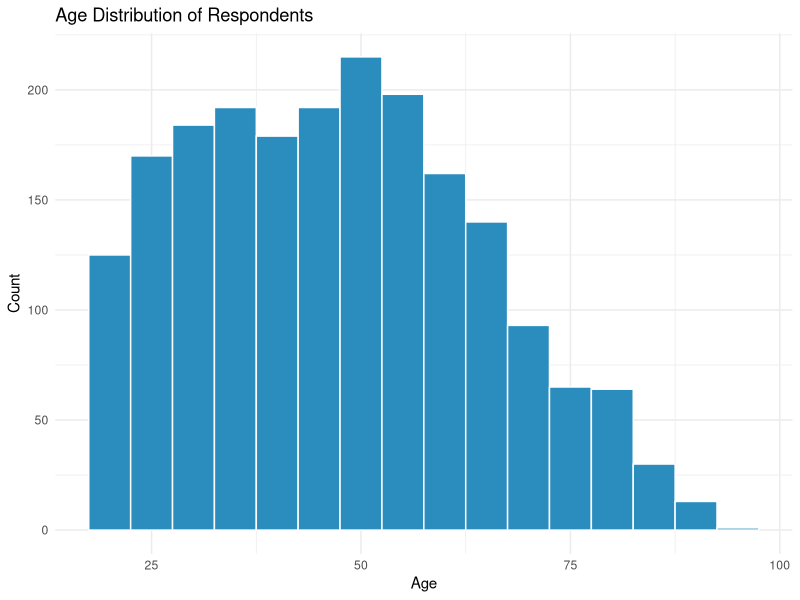
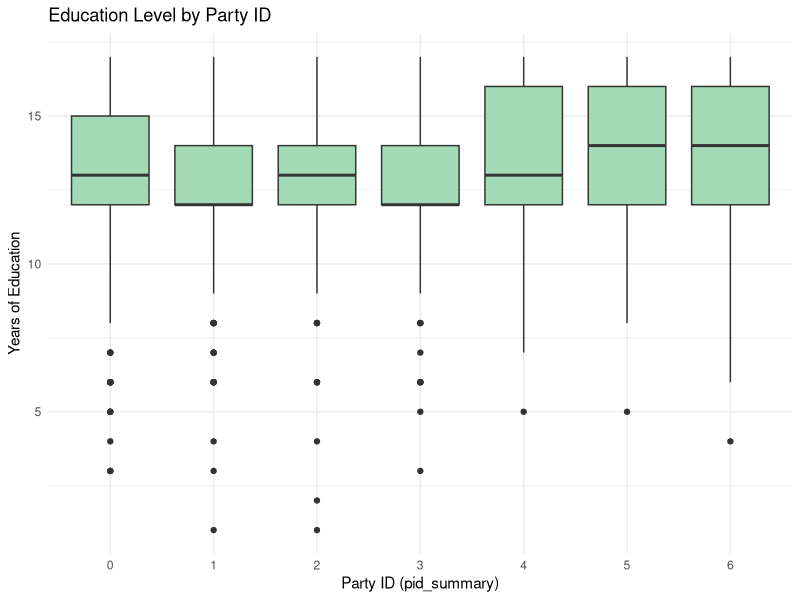
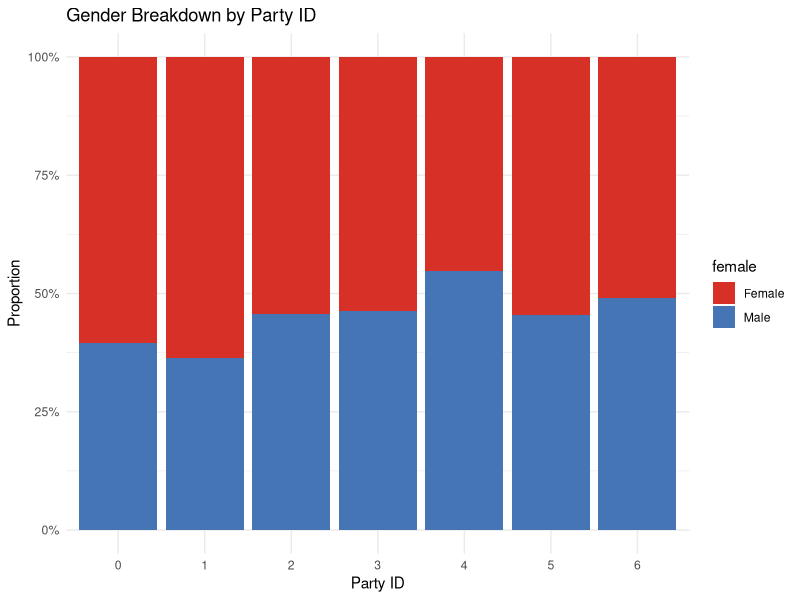

The R script that drew these images, in order:
# nolint start

# Set working directory
setwd("/Users/giomhern/struct-topic-model/data/")

# Libraries and setup
library(dplyr)
library(tidyverse)
library(ggplot2)
library(ggthemes)
library(scales)


# Exploratory data analysis

meta <- read.csv("final_anes_metadata.csv")
meta |> head()
dim(meta)

rand <- read.csv("tdm89_metadata.csv") |> head()
dim(rand)

gandarian <- read.csv("gadarian_metadata.csv") |> head()
dim(gandarian)

# Basic structure
str(meta)

# Clean invalid codes (-9, -4 etc.)
metadata_clean <- meta %>%
    filter(age > 0, highest.grade.completed > 0, pid_summary >= 0)

summary(metadata_clean[, c("age", "highest.grade.completed", "pid_summary", "female")])

ggplot(metadata_clean, aes(x = age)) +
    geom_histogram(binwidth = 5, fill = "#2b8cbe", color = "white") +
    theme_minimal() +
    labs(
        title = "Age Distribution of Respondents",
        x = "Age", y = "Count"
    )

ggplot(metadata_clean, aes(x = factor(pid_summary), y = highest.grade.completed)) +
    geom_boxplot(fill = "#a1dab4") +
    theme_minimal() +
    labs(
        title = "Education Level by Party ID",
        x = "Party ID (pid_summary)", y = "Years of Education"
    )

metadata_clean %>%
    mutate(female = ifelse(female == 2, "Female", "Male")) %>%
    group_by(pid_summary, female) %>%
    summarise(n = n()) %>%
    group_by(pid_summary) %>%
    mutate(pct = n / sum(n)) %>%
    ggplot(aes(x = factor(pid_summary), y = pct, fill = female)) +
    geom_bar(stat = "identity", position = "fill") +
    scale_y_continuous(labels = percent) +
    labs(title = "Gender Breakdown by Party ID", x = "Party ID", y = "Proportion") +
    scale_fill_manual(values = c("Male" = "#4575b4", "Female" = "#d73027")) +
    theme_minimal()


# nolint end
